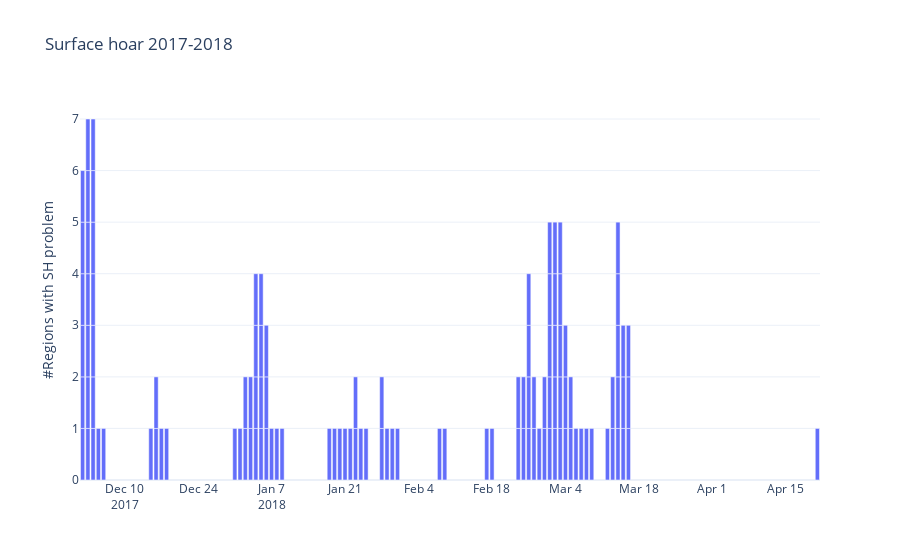

The code cell stored with this chart in its notebook:
### Code cell
# setting up a plot.ly figure
fig = go.Figure()

avalprob_1 = {
    "type": "bar",
    "name": "Avalanche problem frequency",
    # "line": {"color": c_topo},
    # "fill": "tozeroy",
    "x": sh_df1718['date_valid'],
    "y": sh_df1718['occurrence']
}

fig.add_trace(avalprob_1)

p_layout = {"title": {"text": "Surface hoar 2017-2018"},
            "showlegend": False, "legend": {"orientation": "h"},
            # "xaxis": {"rangemode": "nonnegative"},
            "yaxis": {"title": "#Regions with SH problem"}
           }

fig.update_layout(p_layout)
# fig.write_image("ap_16_19.png")
pio.show(fig)

### Figure 1 — Plotly figure (JSON) as saved in the notebook; plotly's stock layout.template omitted (floating-point values rounded to 4 significant figures)
{"data": [{"name": "Avalanche problem frequency", "type": "bar", "x": ["2017-12-02", "2017-12-02", "2017-12-02", "2017-12-02", "2017-12-02", "2017-12-02", "2017-12-03", "2017-12-03", "2017-12-03", "2017-12-03", "2017-12-03", "2017-12-03", "2017-12-03", "2017-12-04", "2017-12-04", "2017-12-04", "2017-12-04", "2017-12-04", "2017-12-04", "2017-12-04", "2017-12-05", "2017-12-06", "2017-12-15", "2017-12-16", "2017-12-16", "2017-12-17", "2017-12-18", "2017-12-31", "2018-01-01", "2018-01-02", "2018-01-02", "2018-01-03", "2018-01-03", "2018-01-04", "2018-01-04", "2018-01-04", "2018-01-04", "2018-01-05", "2018-01-05", "2018-01-05", "2018-01-05", "2018-01-06", "2018-01-06", "2018-01-06", "2018-01-07", "2018-01-08", "2018-01-09", "2018-01-18", "2018-01-19", "2018-01-20", "2018-01-21", "2018-01-22", "2018-01-23", "2018-01-23", "2018-01-24", "2018-01-25", "2018-01-28", "2018-01-28", "2018-01-29", "2018-01-30", "2018-01-31", "2018-02-08", "2018-02-09", "2018-02-17", "2018-02-18", "2018-02-23", "2018-02-23", "2018-02-24", "2018-02-24", "2018-02-25", "2018-02-25", "2018-02-25", "2018-02-25", "2018-02-26", "2018-02-26", "2018-02-27", "2018-02-28", "2018-02-28", "2018-03-01", "2018-03-01", "2018-03-01", "2018-03-01", "2018-03-01", "2018-03-02", "2018-03-02", "2018-03-02", "2018-03-02", "2018-03-02", "2018-03-03", "2018-03-03", "2018-03-03", "2018-03-03", "2018-03-03", "2018-03-04", "2018-03-04", "2018-03-04", "2018-03-05", "2018-03-05", "2018-03-06", "2018-03-07", "2018-03-08", "2018-03-09", "2018-03-12", "2018-03-13", "2018-03-13", "2018-03-14", "2018-03-14", "2018-03-14", "2018-03-14", "2018-03-14", "2018-03-15", "2018-03-15", "2018-03-15", "2018-03-16", "2018-03-16", "2018-03-16", "2018-04-21"], "y": [1, 1, 1, 1, 1, 1, 1, 1, 1, 1, 1, 1, 1, 1, 1, 1, 1, 1, 1, 1, 1, 1, 1, 1, 1, 1, 1, 1, 1, 1, 1, 1, 1, 1, 1, 1, 1, 1, 1, 1, 1, 1, 1, 1, 1, 1, 1, 1, 1, 1, 1, 1, 1, 1, 1, 1, 1, 1, 1, 1, 1, 1, 1, 1, 1, 1, 1, 1, 1, 1, 1, 1, 1, 1, 1, 1, 1, 1, 1, 1, 1, 1, 1, 1, 1, 1, 1, 1, 1, 1, 1, 1, 1, 1, 1, 1, 1, 1, 1, 1, 1, 1, 1, 1, 1, 1, 1, 1, 1, 1, 1, 1, 1, 1, 1, 1, 1]}], "layout": {"legend": {"orientation": "h"}, "showlegend": false, "title": {"text": "Surface hoar 2017-2018"}, "yaxis": {"title": {"text": "#Regions with SH problem"}}}}
